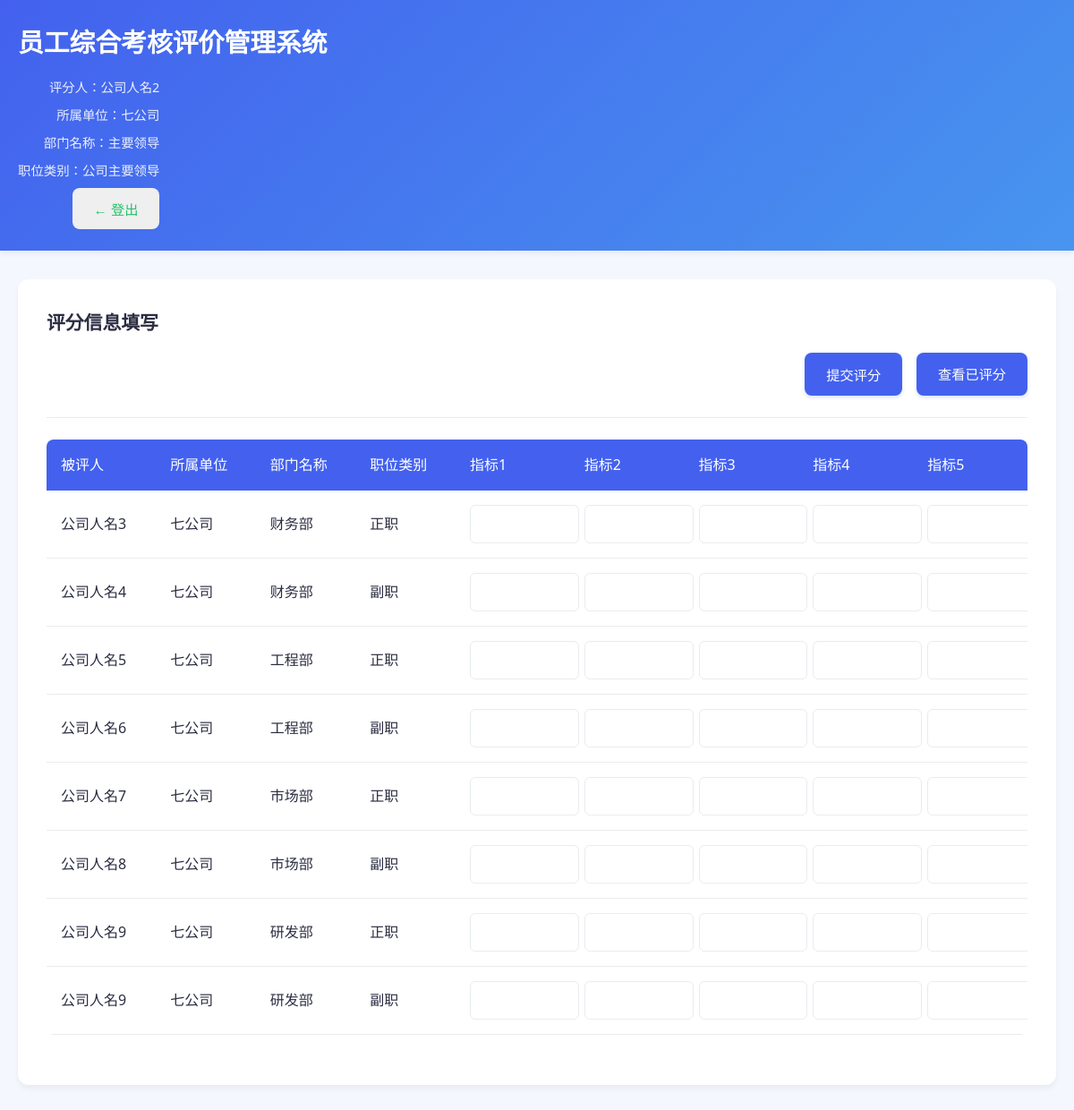
Page /user (signed in) on the committed database.
### models.py (models this page shows)
class User(Base):
    __tablename__ = 'users'
    id_card = Column(String(18), primary_key=True)  # 身份证号
    name = Column(String(50))                      # 姓名
    company = Column(String(100))                  # 所属单位
    company_code = Column(String(10))              # 单位编码
    department = Column(String(100))               # 部门名称
    department_code = Column(String(10))           # 部门编码
    position_type = Column(String(50))             # 职位类别
    password = Column(String(50))                  # 密码
    is_admin = Column(Boolean)                     # 是否管理员

class Score(Base):
    __tablename__ = 'scores'
    id = Column(String(50), primary_key=True)       # 组合主键：评分人+被评分人
    rater_id = Column(String(18), nullable=False)   # 评分人身份证号
    rater_name = Column(String(50), nullable=False) # 评分人姓名
    rater_position = Column(String(50), nullable=False) # 评分人职位
    ratee_id = Column(String(18), nullable=False)   # 被评分人身份证号
    ratee_name = Column(String(50), nullable=False) # 被评分人姓名
    ratee_position = Column(String(50), nullable=False) # 被评分人职位
    weight = Column(Float, nullable=False)          # 权重
    indicator1 = Column(Float, default=0)           # 指标1
    indicator2 = Column(Float, default=0)           # 指标2
    indicator3 = Column(Float, default=0)           # 指标3
    indicator4 = Column(Float, default=0)           # 指标4
    indicator5 = Column(Float, default=0)           # 指标5
    total = Column(Float, default=0)                # 合计（自动计算）
    status = Column(String(20), default='待评分')    # 评分状态：待评分/已评分

### app.py (the view)
@app.route('/user')
@login_required
def user():
    db_session = Session()
    try:
        user = db_session.query(User).filter_by(id_card=session['user_id']).first()
        if not user:
            return redirect('/')
        scores = db_session.query(Score).filter_by(
            rater_id=session['user_id'],
            status='待评分'
        ).all()
        for score in scores:
            ratee = db_session.query(User).filter_by(id_card=score.ratee_id).first()
            if ratee:
                score.ratee_company = ratee.company
                score.ratee_department = ratee.department
                score.ratee_position_type = ratee.position_type
        return render_template('user.html', user=user, scores=scores)
    except Exception as e:
        flash(f'获取用户信息失败: {str(e)}')
        return redirect('/')
    finally:
        db_session.close()

### app.py (called while the page is built)
def login_required(f):
    @wraps(f)
    def decorated_function(*args, **kwargs):
        if 'user_id' not in session:
            return redirect('/')
        return f(*args, **kwargs)
    return decorated_function

### templates/user.html (shortened to what this page needs)
<!DOCTYPE html>
<html>
<head>
</head>
<body>
    <div class="header">
        <div class="container header-content">
            <h1>员工综合考核评价管理系统</h1>
            <div class="user-info">
                <span>评分人：{{ user.name }}</span>
                <span>所属单位：{{ user.company }}</span>
                <span>部门名称：{{ user.department }}</span>
                <span>职位类别：{{ user.position_type }}</span>
                <button class="btn btn-outline" onclick="handleLogout()" style="color: rgb(30, 194, 104); border-color: rgba(30, 41, 136, 0.5);">
                    ← 登出
                </button>
            </div>
        </div>
    </div>
    <div class="container">
        <div class="score-container">
            <form id="scoreForm" action="/submit_score" method="POST">
                <div class="score-header">
                    <h2>评分信息填写</h2>
                    <div class="btn-group">
                        <button type="submit" class="btn btn-primary" id="submitBtn" disabled onclick="return submitForm()">提交评分</button>
                        <a href="/view_scores" class="btn btn-primary">查看已评分</a>
                    </div>
                </div>
                <table class="score-table">
                    <thead>
                        <tr>
                            <th>被评人</th>
                            <th>所属单位</th>
                            <th>部门名称</th>
                            <th>职位类别</th>
                            <th>指标1</th>
                            <th>指标2</th>
                            <th>指标3</th>
                            <th>指标4</th>
                            <th>指标5</th>
                        </tr>
                    </thead>
                    <tbody>
                        {% for score in scores %}
                        <tr>
                            <td>{{ score.ratee_name }}</td>
                            <td>{{ score.ratee_company }}</td>
                            <td>{{ score.ratee_department }}</td>
                            <td>{{ score.ratee_position_type }}</td>
                            <td>
                                <input type="number" name="indicator1_{{ loop.index0 }}" min="0" max="20" required
                                       class="score-input indicator-input"
                                       data-score-id="{{ score.id }}"
                                       data-indicator="1">
                            </td>
                            <td>
                                <input type="number" name="indicator2_{{ loop.index0 }}" min="0" max="20" required
                                       class="score-input indicator-input"
                                       data-score-id="{{ score.id }}"
                                       data-indicator="2">
                            </td>
                            <td>
                                <input type="number" name="indicator3_{{ loop.index0 }}" min="0" max="20" required
                                       class="score-input indicator-input"
                                       data-score-id="{{ score.id }}"
                                       data-indicator="3">
                            </td>
                            <td>
                                <input type="number" name="indicator4_{{ loop.index0 }}" min="0" max="20" required
                                       class="score-input indicator-input"
                                       data-score-id="{{ score.id }}"
                                       data-indicator="4">
                            </td>
                            <td>
                                <input type="number" name="indicator5_{{ loop.index0 }}" min="0" max="20" required
                                       class="score-input indicator-input"
                                       data-score-id="{{ score.id }}"
                                       data-indicator="5">
                            </td>
                        </tr>
                        {% endfor %}
                    </tbody>
                </table>
            </form>
        </div>
    </div>
</body>
</html>

### templates/user.html (style rules this page uses)
:root { --primary-color: #4361ee; --primary-hover: #3a56d4; --danger-color: #ef233c; --danger-hover: #d90429; --text-color: #2b2d42; --light-bg: #f8f9fa; --border-color: #e9ecef; --shadow: 0 4px 6px rgba(0, 0, 0, 0.05); --transition: all 0.25s cubic-bezier(0.645, 0.045, 0.355, 1); }
body { font-family: 'Segoe UI', system-ui, -apple-system, sans-serif; margin: 0; padding: 0; color: var(--text-color); background-color: #f5f7ff; line-height: 1.6; }
.container { max-width: 1400px; margin: 0 auto; padding: 0 20px; }
.header { background: linear-gradient(135deg, var(--primary-color), #4895ef); color: white; padding: 1.5rem 0; margin-bottom: 2rem; box-shadow: var(--shadow); }
.header-content { display: flex; justify-content: space-between; align-items: center; }
h1 { margin: 0; font-size: 1.8rem; font-weight: 600; }
.user-info { display: flex; align-items: center; gap: 1rem; }
.user-info span { font-size: 0.9rem; opacity: 0.9; }
.score-container { background: white; border-radius: 12px; box-shadow: var(--shadow); padding: 2rem; margin: 2rem 0; }
.score-header { display: flex; justify-content: space-between; align-items: center; margin-bottom: 1.5rem; padding-bottom: 1.5rem; border-bottom: 1px solid var(--border-color); }
h2 { margin: 0; font-size: 1.3rem; font-weight: 600; color: var(--text-color); }
.score-table { width: 100%; border-collapse: separate; border-spacing: 0; margin-bottom: 1.5rem; border-radius: 8px; overflow: hidden; }
.score-table th { background-color: var(--primary-color); color: white; padding: 1rem; text-align: left; font-weight: 500; position: sticky; top: 0; }
.score-table td { padding: 1rem; border-bottom: 1px solid var(--border-color); transition: var(--transition); }
.score-table tr:not(:last-child) td { border-bottom: 1px solid var(--border-color); }
.score-input { width: 100%; padding: 0.75rem; border: 1px solid var(--border-color); border-radius: 6px; font-size: 0.95rem; transition: var(--transition); }
.btn { display: inline-flex; align-items: center; justify-content: center; padding: 0.75rem 1.5rem; border-radius: 8px; font-weight: 500; cursor: pointer; transition: var(--transition); text-decoration: none; border: none; font-size: 0.95rem; }
.btn-primary { background-color: var(--primary-color); color: white; box-shadow: 0 2px 4px rgba(67, 97, 238, 0.2); }
.btn-group { display: flex; gap: 1rem; }
@media (max-width: 1200px) { .user-info { flex-direction: column; align-items: flex-end; gap: 0.5rem; } }
@media (max-width: 1200px) { .header-content { flex-direction: column; align-items: flex-start; gap: 1rem; } }
@media (max-width: 1200px) { .score-header { flex-direction: column; align-items: flex-start; gap: 1rem; } }
@media (max-width: 1200px) { .btn-group { width: 100%; justify-content: flex-end; } }

### rows in the picture
User: name "公司人名2", company "七公司", department "主要领导", position_type "公司主要领导"
Score: ratee_name "公司人名3", ratee_company "七公司", ratee_department "财务部", ratee_position_type "正职"
Score: ratee_name "公司人名4", ratee_company "七公司", ratee_department "财务部", ratee_position_type "副职"
Score: ratee_name "公司人名5", ratee_company "七公司", ratee_department "工程部", ratee_position_type "正职"
Score: ratee_name "公司人名6", ratee_company "七公司", ratee_department "工程部", ratee_position_type "副职"
Score: ratee_name "公司人名7", ratee_company "七公司", ratee_department "市场部", ratee_position_type "正职"
Score: ratee_name "公司人名8", ratee_company "七公司", ratee_department "市场部", ratee_position_type "副职"
Score: ratee_name "公司人名9", ratee_company "七公司", ratee_department "研发部", ratee_position_type "正职"
Score: ratee_name "公司人名9", ratee_company "七公司", ratee_department "研发部", ratee_position_type "副职"
